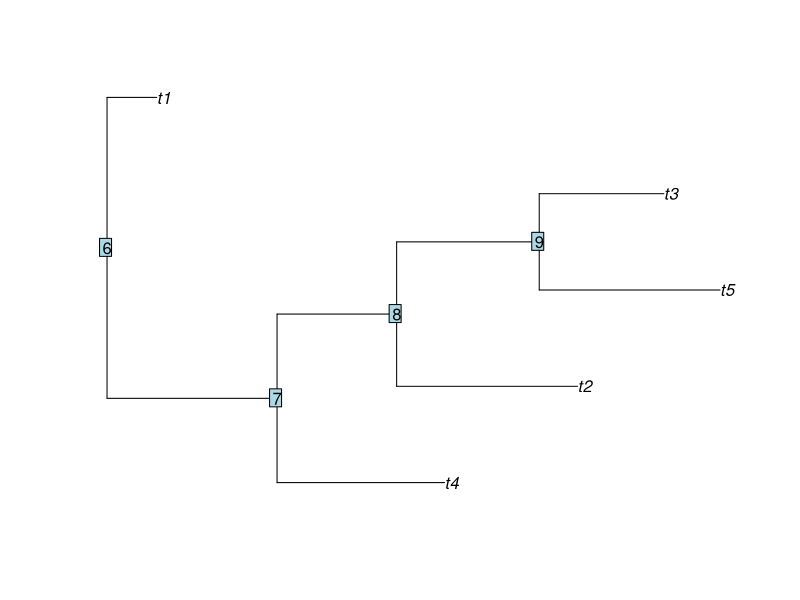

The R source for this figure:
library(phangorn)


### Name: simSeq
### Title: Simulate sequences.
### Aliases: simSeq simSeq.phylo simSeq.pml
### Keywords: cluster

### ** Examples


## Not run: 
##D data(Laurasiatherian)
##D tree <- nj(dist.ml(Laurasiatherian))
##D fit <- pml(tree, Laurasiatherian, k=4)
##D fit <- optim.pml(fit, optNni=TRUE, model="GTR", optGamma=TRUE)
##D data <- simSeq(fit)
## End(Not run)

tree <- rtree(5)
plot(tree)
nodelabels()

# Example for simple DNA alignment
data <- simSeq(tree, l = 10, type="DNA", bf=c(.1,.2,.3,.4), Q=1:6)
as.character(data)

# Example to simulate discrete Gamma rate variation
rates <- discrete.gamma(1,4)
data1 <- simSeq(tree, l = 100, type="AA", model="WAG", rate=rates[1])
data2 <- simSeq(tree, l = 100, type="AA", model="WAG", rate=rates[2])
data3 <- simSeq(tree, l = 100, type="AA", model="WAG", rate=rates[3])
data4 <- simSeq(tree, l = 100, type="AA", model="WAG", rate=rates[4])
data <- c(data1,data2, data3, data4)

write.phyDat(data, file="temp.dat", format="sequential", nbcol = -1, 
  colsep = "")
unlink("temp.dat") 
